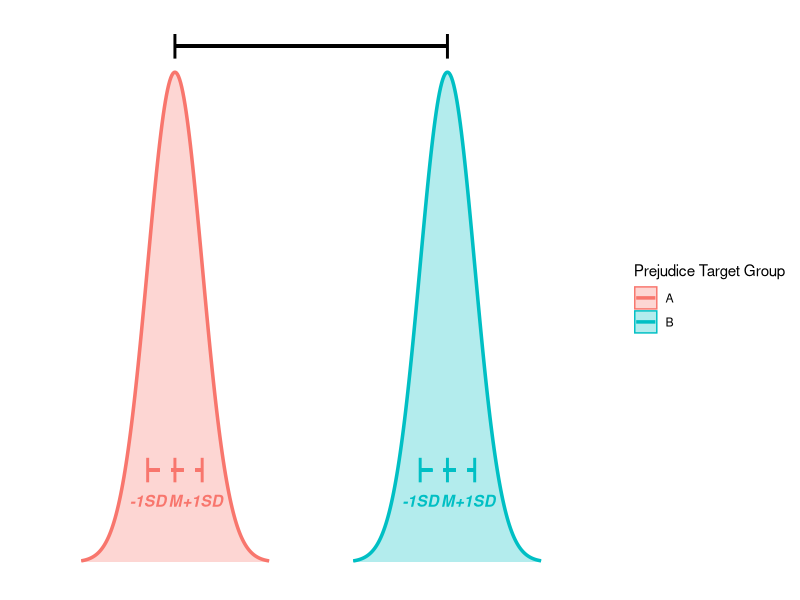
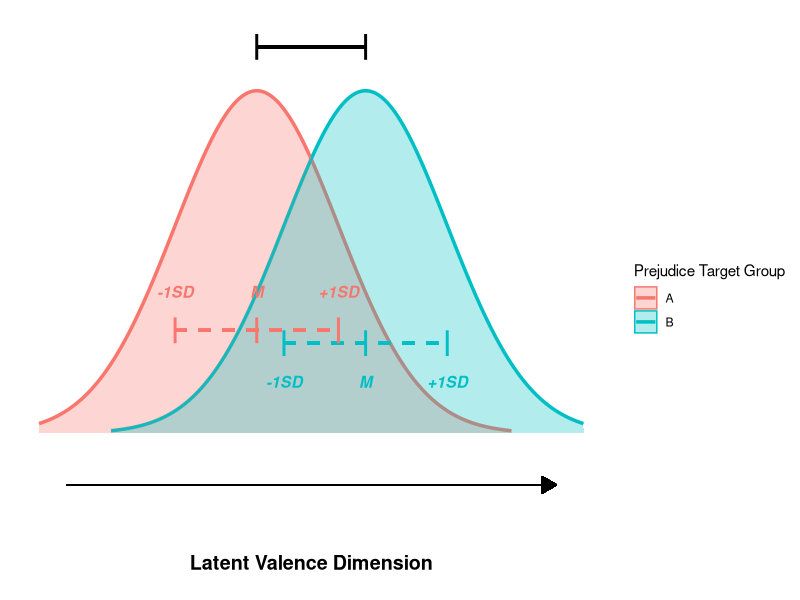
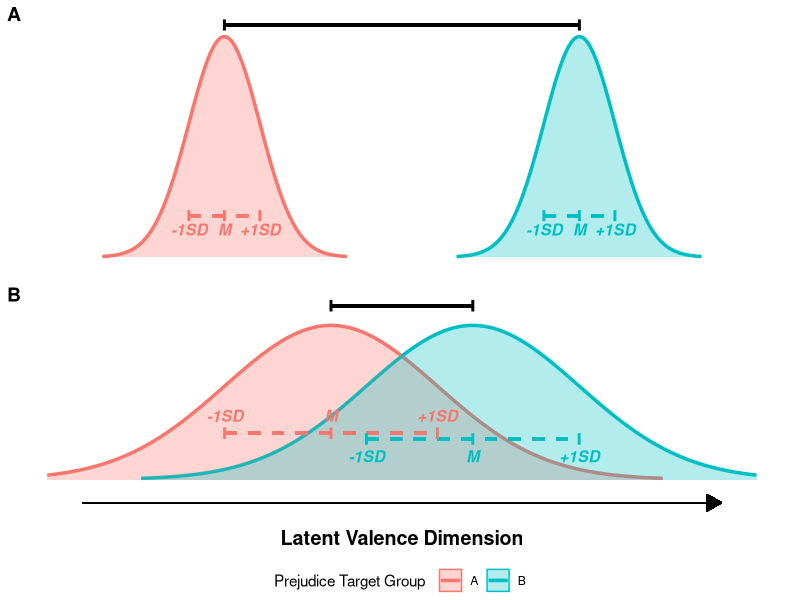
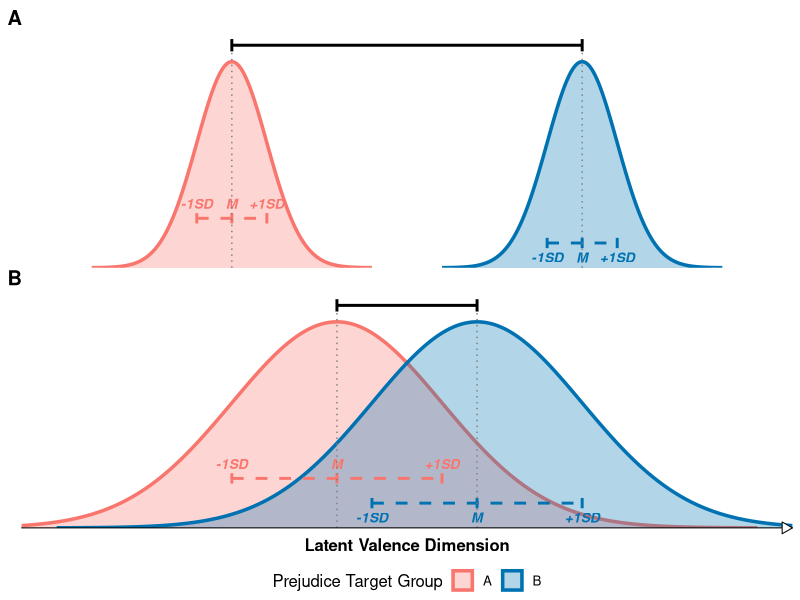
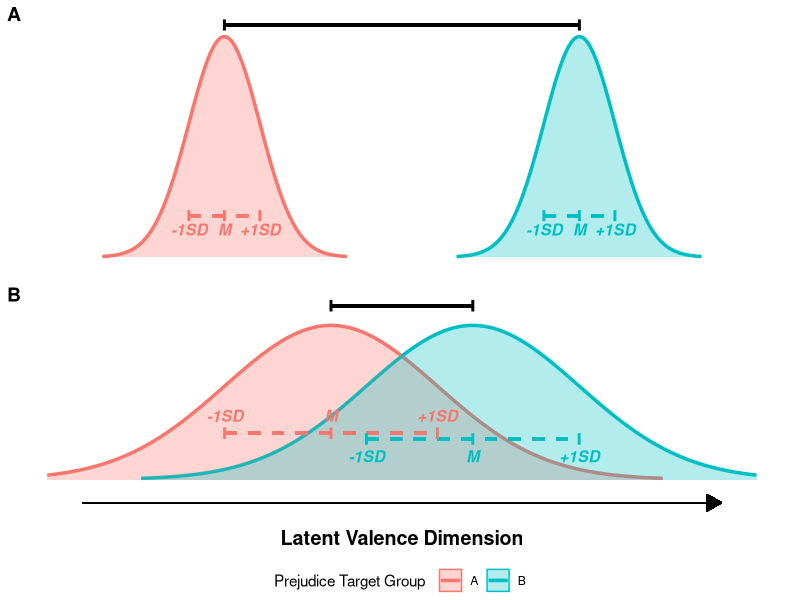
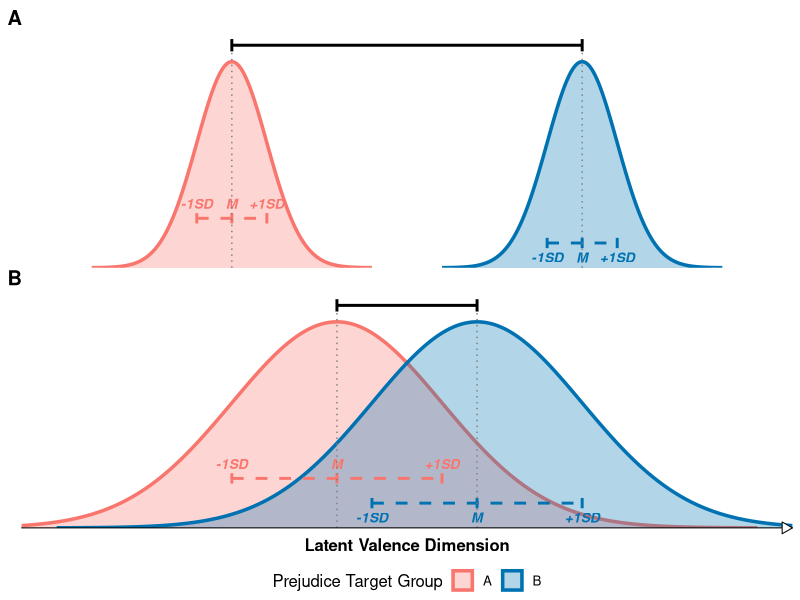

Reproduce these figures in R, in order.
library(ggplot2)
# Daten für die beiden Verteilungen erzeugen

# Neue Parameter
mean_A <- -5
sd_A <- 1

mean_B <- 5
sd_B <- 1


# Daten erzeugen
x <- seq(-10, 10, length.out = 500)

df <- rbind(
  data.frame(
    x = x,
    dichte = dnorm(x, mean = mean_A, sd = sd_A),
    Group = "A"
  ),
  data.frame(
    x = x,
    dichte = dnorm(x, mean = mean_B, sd = sd_B),
    Group = "B"
  )
)

df$dichte[df$dichte < 0.001] <- NA


# Positionen automatisch berechnen
A_points <- c(
  mean_A - sd_A,
  mean_A,
  mean_A + sd_A
)

B_points <- c(
  mean_B - sd_B,
  mean_B,
  mean_B + sd_B
)

p1 <- 
  ggplot(df, aes(x=x, y=dichte, color=Group, fill=Group)) +
  geom_line(linewidth=1.2) +
  geom_area(alpha=.3, position="identity") +
  
  # SD-Balken unten A
  geom_segment(
    aes(x=A_points[1], xend=A_points[3],
        y = 0.075,yend = 0.075),
    color="#F8766D",
    linewidth = 1,
    linetype = "dashed"
  ) +
  
  geom_segment(
    aes(x=B_points[1], xend=B_points[3],
        y=0.075,yend= 0.075),
    color="#00BFC4",
    linewidth = 1,
    linetype = "dashed"
  ) +
  
  # Tick marks A
  geom_segment(
    data=data.frame(x=A_points),
    aes(x=x,xend=x,y=0.065,yend=0.085),
    color="#F8766D",
    inherit.aes = FALSE,
    linewidth = 1
  ) +
  
  # Tick marks B
  geom_segment(
    data=data.frame(x=B_points),
    aes(x=x,xend=x,y= 0.065,yend= 0.085),
    color="#00BFC4",
    inherit.aes = FALSE,
    linewidth = 1
  ) +
  
  # Beschriftungen A
  annotate("text",
           x=A_points,
           y=0.050,
           label=c("-1SD","M","+1SD"),
           color="#F8766D",
           fontface="bold.italic",
           size=4) +
  
  # Beschriftungen B
  annotate("text",
           x=B_points,
           y=0.050,
           label=c("-1SD","M","+1SD"),
           color="#00BFC4",
           fontface="bold.italic",
           size=4) +
  
  geom_segment(
    data=data.frame(x=c(mean_A,mean_B)),
    aes(x=x,xend=x,y=0.410,yend=0.430),
    color="black",
    linewidth = 1,
    inherit.aes = FALSE
  ) +
  
  # Between variance
  geom_segment(
    aes(x=mean_A,xend=mean_B,
        y=.42,yend=.42),
    color = "black",
    linewidth = 1
  ) +
  
  theme_minimal() +
  #coord_cartesian(
  #  xlim = c(-10, 10),
  #  ylim = (c(0,0.43)), 
  #  clip = 'off') +
  theme(
    #plot.margin = unit(c(1,1,1,1), "lines"),
    axis.text = element_blank(),
    axis.title = element_blank(),
    axis.ticks = element_blank(),
    panel.grid.major = element_blank(),
    panel.grid.minor = element_blank()
  ) +
  labs(color = "Prejudice Target Group",
       fill = "Prejudice Target Group")

p1



# Neue Parameter
mean_C <- -2
sd_C <- 3

mean_D <- 2
sd_D <- 3


# Daten erzeugen
g <- seq(-10, 10, length.out = 500)

dfp2 <- rbind(
  data.frame(
    x = g,
    dichte = dnorm(g, mean = mean_C, sd = sd_C),
    Group = "A"
  ),
  data.frame(
    x = g,
    dichte = dnorm(g, mean = mean_D, sd = sd_D),
    Group = "B"
  )
)

dfp2$dichte[dfp2$dichte < 0.001] <- NA


# Positionen automatisch berechnen
C_points <- c(
  mean_C - sd_C,
  mean_C,
  mean_C + sd_C
)

D_points <- c(
  mean_D - sd_D,
  mean_D,
  mean_D + sd_D
)

p2 <-
  ggplot(dfp2, aes(x=x, y=dichte, color=Group, fill=Group)) +
  geom_line(linewidth=1.2) +
  geom_area(alpha=.3, position="identity") +
  
  # SD-Balken unten A
  geom_segment(
    aes(x=C_points[1], xend=C_points[3],
        y = 0.04,yend = 0.04),
    color="#F8766D",
    linewidth = 1,
    linetype = "dashed"
  ) +
  
  geom_segment(
    aes(x=D_points[1], xend=D_points[3],
        y=0.035,yend= 0.035),
    color="#00BFC4",
    linewidth = 1,
    linetype = "dashed"
  ) +
  
  # Tick marks A
  geom_segment(
    data=data.frame(x=C_points),
    aes(x=x,xend=x,y=0.035,yend=0.045),
    color="#F8766D",
    linewidth = 1,
    inherit.aes = FALSE
  ) +
  
  # Tick marks B
  geom_segment(
    data=data.frame(x=D_points),
    aes(x=x,xend=x,y= 0.030,yend= 0.040),
    color="#00BFC4",
    linewidth = 1,
    inherit.aes = FALSE
  ) +
  
  # Beschriftungen A
  annotate("text",
           x=C_points,
           y=0.055,
           label=c("-1SD","M","+1SD"),
           color="#F8766D",
           fontface="bold.italic",
           size=4) +
  
  # Beschriftungen B
  annotate("text",
           x=D_points,
           y=0.02,
           label=c("-1SD","M","+1SD"),
           color="#00BFC4",
           fontface="bold.italic",
           size=4) +
  
  geom_segment(
    data=data.frame(x=c(mean_C,mean_D)),
    aes(x=x,xend=x,y=0.145,yend=0.155),
    color="black",
    linewidth = 1,
    inherit.aes = FALSE
  ) +
  
  # Between variance
  geom_segment(
    aes(x=mean_C,xend=mean_D,
        y=.15,yend=.15),
    color = "black",
    linewidth = 1
  ) +
  
  # Achse
  geom_segment(
    aes(x=min(x)+1,y=-.02,
        xend=max(x)-1,yend=-.02),color = "black",
    arrow=arrow(length=unit(.4,"cm"),
                type="closed")
  ) +
  
  annotate(
    "text",
    x=0,
    y=-.05,
    label="Latent Valence Dimension",
    fontface="bold",
    size=5
  ) +
  theme_minimal() +
  #coord_cartesian(
  #  xlim = c(-10, 10),
  #  ylim = (c(0,0.17)), 
  #  clip = 'off') +
  theme(
    #plot.margin = unit(c(1,1,3,1), "lines"),
    axis.text = element_blank(),
    axis.title = element_blank(),
    axis.ticks = element_blank(),
    panel.grid.major = element_blank(),
    panel.grid.minor = element_blank()
    ) +
  labs(color = "Prejudice Target Group",
       fill = "Prejudice Target Group")
p2

library(ggpubr)
ggarrange(p1, p2, ncol=1, nrow=2, 
          common.legend = TRUE, 
          legend="bottom",
          labels = "AUTO")

ggsave(
  last_plot(), filename = "fig1.png",
  height = 4,width = 8
)



library(ggplot2)
library(patchwork)   # ersetzt ggpubr::ggarrange

# Okabe-Ito-Farben: farbenblind-tauglich und druckfreundlich
group_cols <- c(A = "#F8766D", B = "#0072B2")

# Ein Panel: zwei Normalverteilungen + SD-Marker + Abstand der Mittelwerte
plot_targets <- function(means, sds, x_axis = FALSE) {
  grp  <- names(group_cols)
  peak <- dnorm(0, sd = min(sds))   # alle Positionen relativ zur Kurvenhöhe
  
  # Dichten nur im Bereich M ± 4 SD (ersetzt den NA-Trick)
  dens <- do.call(rbind, lapply(1:2, function(i) {
    x <- seq(means[i] - 4 * sds[i], means[i] + 4 * sds[i], length.out = 400)
    data.frame(Group = grp[i], x = x, y = dnorm(x, means[i], sds[i]))
  }))
  
  # -1SD / M / +1SD je Gruppe; A oben (Label darüber), B unten (Label darunter)
  marks <- data.frame(
    Group = rep(grp, each = 3),
    x     = c(means[1] + c(-1, 0, 1) * sds[1],
              means[2] + c(-1, 0, 1) * sds[2]),
    y     = rep(c(0.24, 0.12) * peak, each = 3),
    label = c("-1SD", "M", "+1SD")
  )
  marks$tick_lo <- marks$y - 0.025 * peak
  marks$tick_hi <- marks$y + 0.025 * peak
  marks$label_y <- marks$y + ifelse(marks$Group == grp[1], 1, -1) * 0.07 * peak
  
  bar_y <- 1.08 * peak   # Höhe des Balkens zwischen den Mittelwerten
  
  p <- ggplot(dens, aes(x, y, colour = Group, fill = Group)) +
    geom_area(alpha = .3, linewidth = 1.2, position = "identity") +
    
    # SD-Balken, Ticks, Beschriftungen
    geom_line(data = marks, linetype = "dashed", linewidth = 1, show.legend = FALSE) +
    geom_segment(data = marks, aes(xend = x, y = tick_lo, yend = tick_hi),
                 linewidth = 1, show.legend = FALSE) +
    geom_text(data = marks, aes(y = label_y, label = label),
              fontface = "bold.italic", size = 3.5, show.legend = FALSE) +
    
    # Abstand der Mittelwerte (Between-Varianz) + Hilfslinien zu den Mittelwerten
    annotate("segment", x = means, xend = means, y = 0, yend = bar_y,
             linetype = "dotted", colour = "grey50") +
    annotate("segment", x = means, xend = means,
             y = bar_y - 0.03 * peak, yend = bar_y + 0.03 * peak, linewidth = 1) +
    annotate("segment", x = means[1], xend = means[2],
             y = bar_y, yend = bar_y, linewidth = 1) +
    
    scale_colour_manual(values = group_cols, aesthetics = c("colour", "fill"),
                        name = "Prejudice Target Group") +
    scale_y_continuous(expand = expansion(mult = c(0, 0.05))) +
    coord_cartesian(xlim = c(-10, 10)) +   # gleiche x-Skala in beiden Panels
    theme_void(base_size = 12)
  
  if (x_axis) {
    p <- p +
      labs(x = "Latent Valence Dimension") +
      theme(
        axis.line.x  = element_line(arrow = arrow(length = unit(.3, "cm"), type = "closed")),
        axis.title.x = element_text(face = "bold", margin = margin(t = 6))
      )
  }
  p
}

p1 <- plot_targets(means = c(-5, 5), sds = c(1, 1))
p2 <- plot_targets(means = c(-2, 2), sds = c(3, 3), x_axis = TRUE)

fig1 <- p1 / p2 +
  plot_layout(guides = "collect") +
  plot_annotation(tag_levels = "A") &
  theme(legend.position = "bottom",
        plot.tag = element_text(face = "bold"))

fig1

ggsave("fig1.png", fig1, width = 8, height = 5, dpi = 300, bg = "white")
